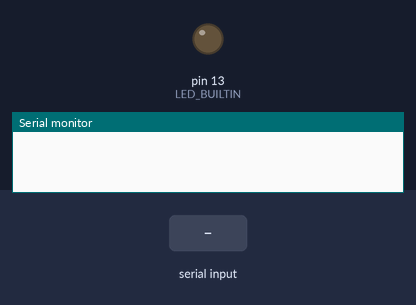
Bench run of a sketch on a simulated Arduino Uno, built with avr-gcc and run on an emulated ATmega328P. On the bench: output pins drawn as LEDs (lit = HIGH), the last lines printed to the serial monitor. The test bench sets the inputs (shaded band).

Above: at 1.2 s.
1.3 s: "30,150\n" received over Serial
2.8 s: "1\n" received over Serial
At 4.0 s:
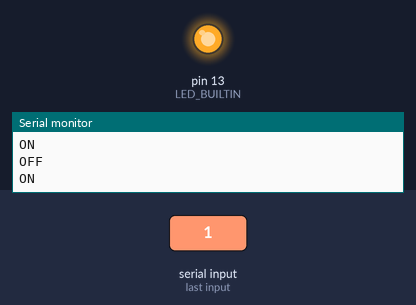
4.3 s: "90,45\n" received over Serial
At 5.2 s:
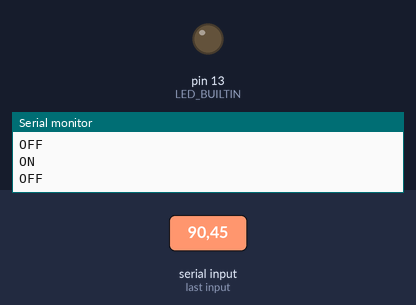
Timing chart, 0 to 7.3 s (numbered marks = the images above; inputs shaded):
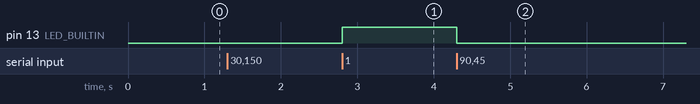

Measured:
- after the input at 2.8 s, pin 13 (LED_BUILTIN): LOW → HIGH at once
- after the input at 4.3 s, pin 13 (LED_BUILTIN): HIGH → LOW at once

The sketch:

sketch_pyserial.ino
```cpp
int analogPin = A0;
int val = 0;

void setup() {
  Serial.begin(19200);
  Serial.flush();
  pinMode(LED_BUILTIN, OUTPUT);
}

void loop() {
  if (Serial.available() > 0) {
    int val = char(Serial.read()) - '0';
    if (val == 1) {
      Serial.write("ON\n");
      digitalWrite(LED_BUILTIN, HIGH);
    }
    if (val == 0) {
      Serial.write("OFF\n");
      digitalWrite(LED_BUILTIN, LOW);
    }
    if (val == 2) {
      val = analogRead(analogPin);
      Serial.println(val);
    }
  }
}
```
